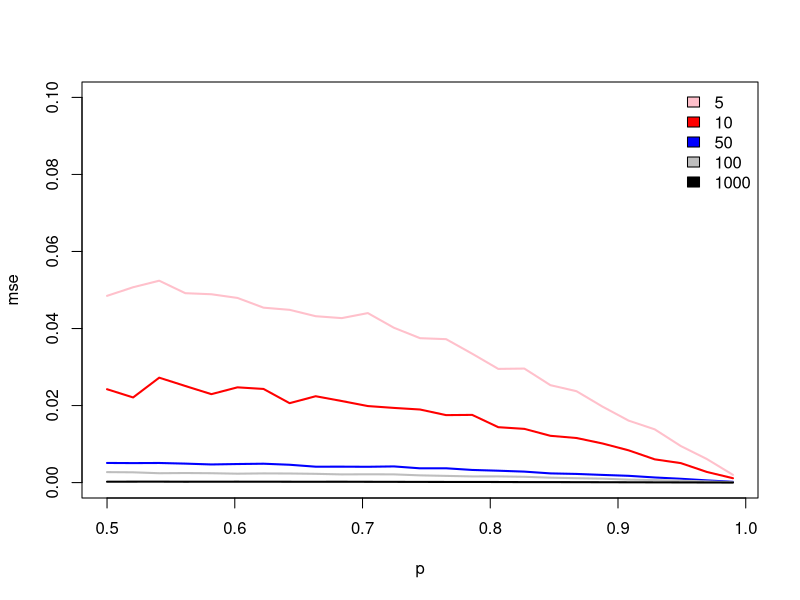
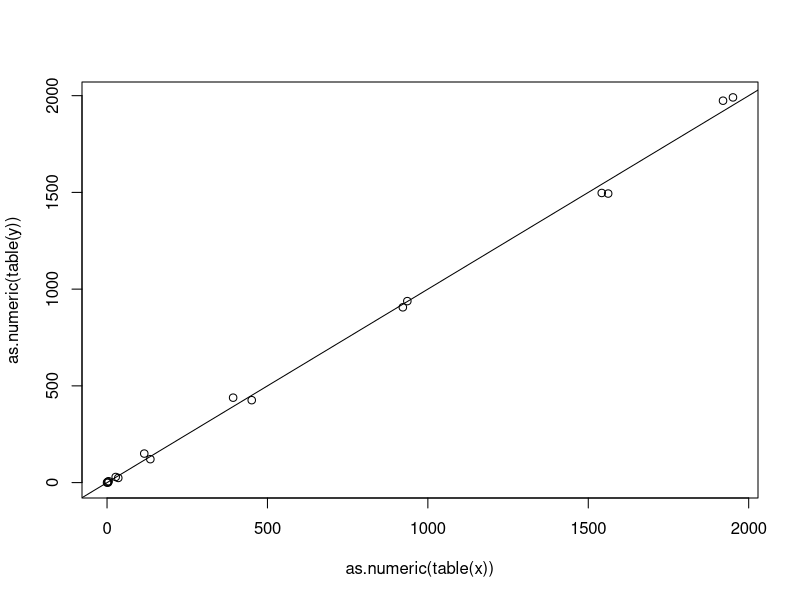
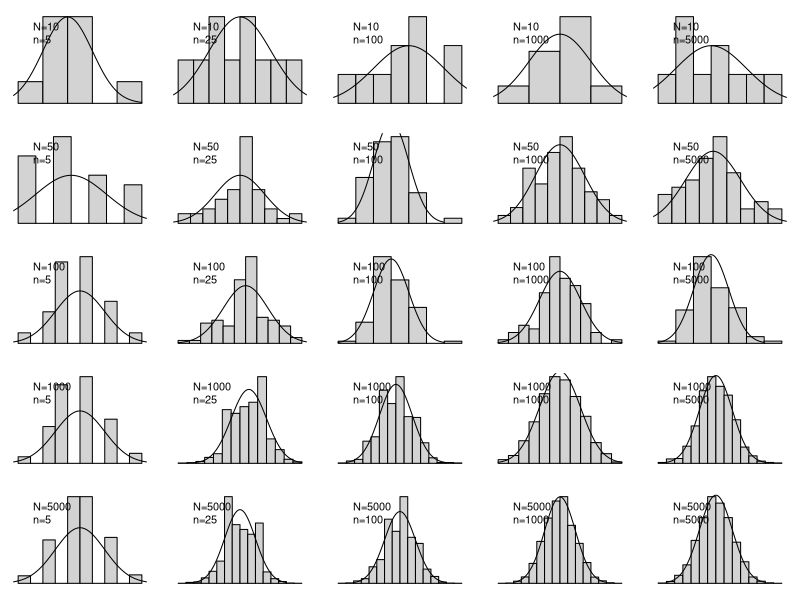
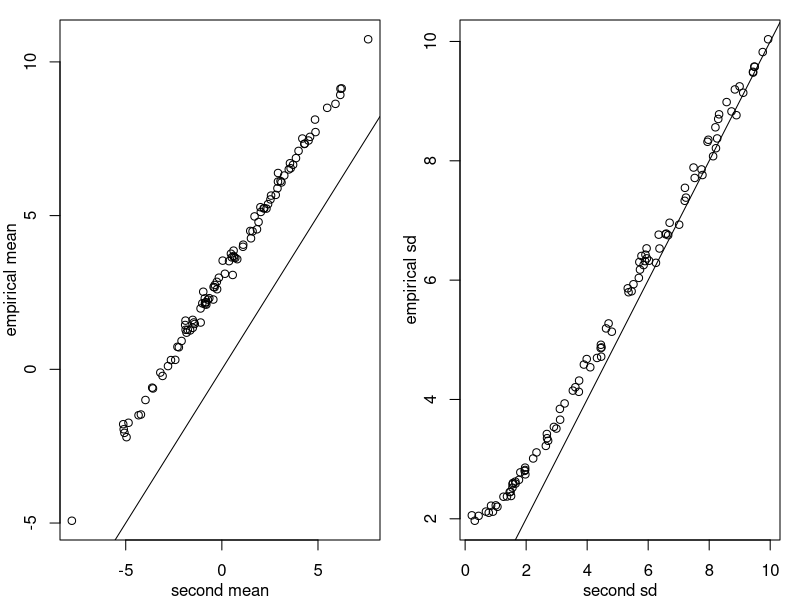
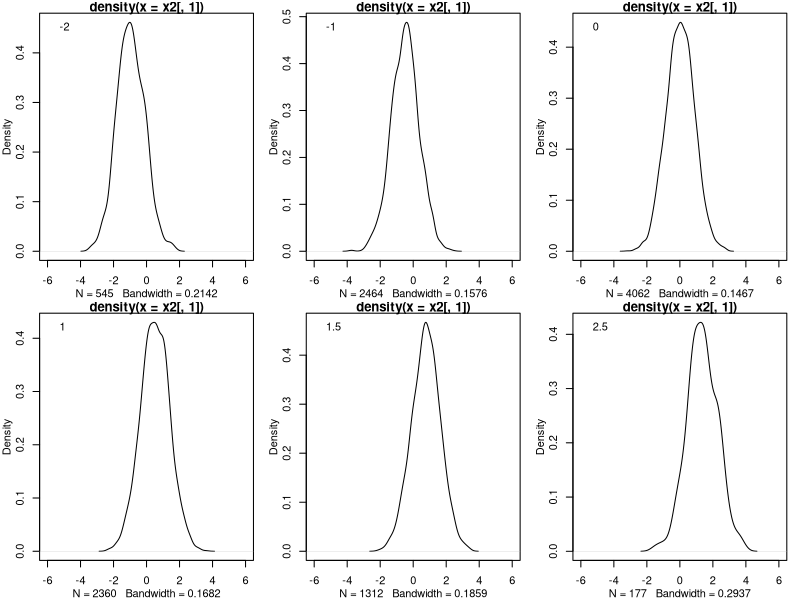

These figures' R source, in order:
## ---- chunk 1
# load packages
library("knitr")
library("tidyverse")

# use a nicer plotting theme theme
theme_set(theme_classic())

# disable warnings about grouping
options(dplyr.summarise.inform = FALSE)
## ---- chunk 2
############################################################################################################
##A. bernoulli distribution
##a. how good of an estimate of p is the mean? interplay between the magnitude of p and the sample size

p.est<-list()
for (N in c(5,10,50,100,1000)) {
    for (p in seq(0.5,0.99,length.out=25)) {
        m<-numeric()
        for (i in 1:1000) {
            coins<-rbinom(N,1,p)
            m[i]<-mean(coins)
        }
        p.est[[paste(N,p)]]<-c(N,p,mean((m-p)^2))
    }
}

x<-data.frame(do.call("rbind",p.est))
L<-split(x,x[,1])
cols<-c("pink","red","blue","gray","black")
plot(NULL,ylim=c(0,0.1),xlim=range(x[,2]),xlab='p',ylab='mse')
for (i in 1:length(L)) lines(L[[i]][,-1],lwd=2,col=cols[i])
legend("topright",bty='n',fill=cols,names(L))
## ---- chunk 3
############################################################################################################
##b. the binomial distribution
ntrial<-15
x<-rbinom(10000,ntrial,.5)
y<-numeric()
for (i in 1:10000) {
    z<-numeric()
    for (j in 1:ntrial) z[j]<-rbinom(1,1,.5)
    y[i]<-sum(z)
}
x<-factor(x,levels=0:ntrial)
y<-factor(y,levels=0:ntrial)
plot(as.numeric(table(x)),as.numeric(table(y))); abline(0,1)

## ---- chunk 4
############################################################################################################
##c. the CLT, https://en.wikipedia.org/wiki/Central_limit_theorem
#Which is relevant, N or n, in terms of having the CLT apply?
fun<-function(N,n,p=0.5) { #N is the number of people, n is the number of tosses per person
    x<-rbinom(N,n,p)
    x<-(x-mean(x))/sd(x)
    hist(x,main='',freq=FALSE,yaxt='n',sub='',xaxt='n',yaxt='n')
    xv<-seq(-3,3,length.out=1000)
    lines(xv,dnorm(xv))
    legend("topleft",bty='n',c(paste0("N=",N),paste0("n=",n)))
}
par(mfrow=c(5,5),mar=c(1,1,1,1),mgp=c(2,1,0),oma=rep(0,4))
for (N in c(10,50,100,1000,5000)) for (n in c(5,25,100,1000,5000)) fun(N,n)
## ---- chunk 5
##Let's attempt to recover some of the most useful facts about the normal distribution from simulation

##a.i. What proportion of the distribution is more than 1.96 from the mean(=0)?
x<-rnorm(50000,mean=0,sd=1)
sum(abs(x)>1.96)/length(x) #what is this telling us?

## ---- chunk 6
##a.ii What does the sum of two normal variables look like?
N<-1000
m1<-3
sd1<-2
m2<-rnorm(100,mean=0,sd=3)
sd2<-runif(100,0.1,10)
out<-list()
for (i in 1:length(m2)) {
    x1<-rnorm(N,mean=m1,sd=sd1)
    ##
    x2<-rnorm(N,mean=m2[i],sd=sd2[i])
    ##
    y<-x1+x2
    m<-mean(y)
    s<-sd(y)
    out[[i]]<-c(m,s)
}
z<-do.call("rbind",out)

par(mfrow=c(1,2),mgp=c(2,1,0),mar=c(3,3,1,1))
plot(m2,z[,1],xlab="second mean",ylab="empirical mean"); abline(0,1)
plot(sd2,z[,2],xlab="second sd",ylab="empirical sd"); abline(0,1)

## ---- chunk 7
##b. Now let's look at a bivariate normal distribution
library(MASS)
x<-mvrnorm(500000,mu=rep(0,2),Sigma=matrix(c(1,.5,.5,1),2,2))
##What is the distribution of a conditional look like? So if we look at the probability density when the second variable is 1.5 (or some other value)?
par(mfrow=c(2,3),mgp=c(2,1,0),mar=c(3,3,1,1))
for (val in c(-2,-1,0,1,1.5,2.5)) {
    x2<-x[abs(x[,2]-val)<.01,]
    plot(density(x2[,1]),xlim=c(-6,6))
    legend("topleft",bty='n',legend=val)
}


## ---- chunk 8
### YOUR CODE HERE ###

## ---- chunk 9
set.seed(8675309)
library(MASS)
xz<-mvrnorm(10000,mu=rep(0,2),Sigma=diag(1,2))
x<-xz[,1]
z<-xz[,2]
y<-.5*x+.7*z+rnorm(length(x))
df<-data.frame(x=x,z=z,y=y)

m<-lm(y~x+z,df) #note that here we are observing z!! different than what we previously considered here. https://github.com/ben-domingue/educ452/blob/main/regression_example.R
## ---- chunk 10
### YOUR CODE HERE ###

## ---- chunk 11
### YOUR CODE HERE ###

## ---- chunk 12
sessionInfo()
